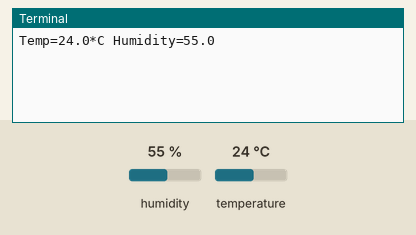
The program below on a simulated Raspberry Pi (BCM pin numbers). Parts: the last lines printed to the terminal. The inputs (shaded band) are chosen by the test bench; at power-on: humidity 55 %, temperature 24 °C. The clock reads 2024-03-15 10:24:30 at power-on unless the program sets it; databases and web services accept everything at once and return nothing.

Above: at 1.2 s.
1.3 s: humidity set to 22 %
At 2.5 s:
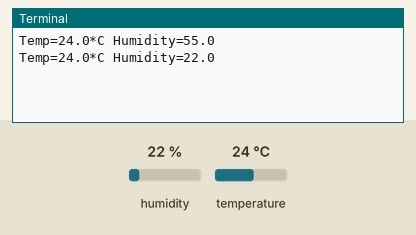
3.4 s: temperature set to 12 °C
At 4.5 s:
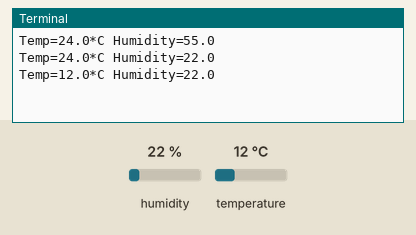
5.5 s: humidity set to 40 %
At 7.5 s:
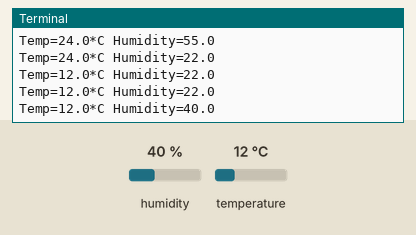
Timing chart, 0 to 9.0 s (numbered marks = the images above; inputs shaded):
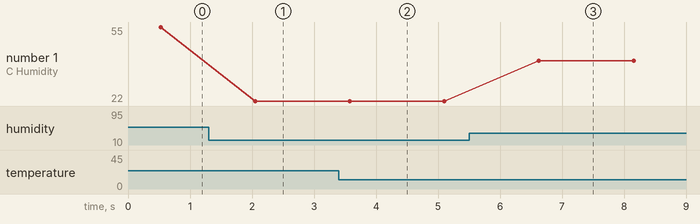

The program:

db_sensor.py
```python
import RPi.GPIO as GPIO
import sys
import time
import Adafruit_DHT
import pymysql

sensor = Adafruit_DHT.DHT11

conn=pymysql.connect (host ="localhost",
                    user="raspi_user",
                    passwd="",
                    db="raspi_db")
pin = '4'
try :
    with conn.cursor() as cur :
        sql ="insert into collect_data values(%s,%s,%s,%s)"
        while True:
            humidity, temperature = Adafruit_DHT.read_retry(sensor,pin)
            if humidity is not None and temperature is not None:
                print('Temp=%0.1f*C Humidity=%0.1f'%(temperature, humidity))
                cur.execute (sql,
                        ('DHT11',time.strftime("%Y-%m-%d %H:%M:%S",time.localtime()),
                            temperature,humidity))
                conn.commit()
            else :
                print("Failed to get reading.")
            time.sleep(1)

except KeyboardInterrupt :
    exit()

finally :
    conn.close()
```

Measured:
- after the input at 1.3 s, the terminal: prints a new line after 0.75 s (image 1)
- after the input at 3.4 s, the terminal: prints a new line after 0.18 s (image 2)
- after the input at 5.5 s, the terminal: prints a new line after 1.1 s (image 3)
- plotted number 1: 55 → 22 after the input at 1.3 s, 22 → 40 after the input at 5.5 s
